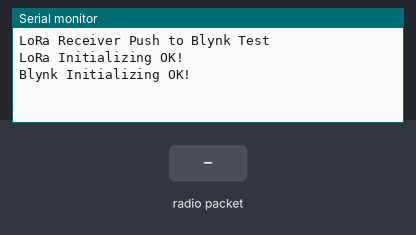
This sketch was run on a simulated ESP32. On the bench: the last lines printed to the serial monitor. The test bench sets the inputs (shaded band). WiFi joins after 1.5 s; servers stay silent unless stated; no radio packets arrive unless stated.

Above: at 3.0 s.
3.1 s: radio packet "5" arrives
At 5.3 s:
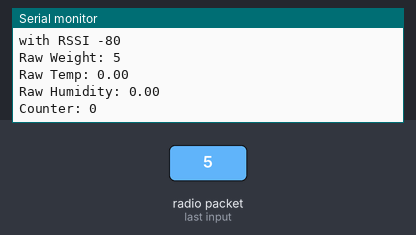
5.6 s: radio packet "90" arrives
At 6.9 s:
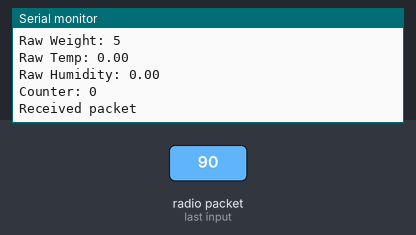

The sketch:

LoRa_Reciever_Esp32_Hx711_si7021_Blynk_Fast.ino
```cpp
/*********
  Rui Santos
  Complete project details at https://RandomNerdTutorials.com/ttgo-lora32-sx1276-arduino-ide/
*********/

//Libraries for LoRa
#include <SPI.h>
#include <LoRa.h>

//Wifi Libraries
#include <WiFi.h>
#include <WiFiClient.h>

//Blynk Library
#include <BlynkSimpleEsp32.h>

//define the pins used by the LoRa transceiver module
#define SCK 5
#define MISO 19
#define MOSI 27
#define SS 18
#define RST 14
#define DIO0 26

//Lora Band
//915E6 for North America
#define BAND 915E6

//blynk Variables
char auth[] = "rC8MTOyvwXUT8EzPTRW5ZWQyRRsuYxNB";

//Wifi Variables
char ssid[] = "Team Donut";
char pass[] = "EmmaandFred"; // set to "" for open networks

//lora Variables
String loraData;

//si7021 variables
float rawTemp;
float rawHumx;

//HX711 Variables
long rawWht;

int counter;

//create timers
BlynkTimer loraTimer;

void setup()
{
  //initialize Serial Monitor
  Serial.begin(115200);
  while (!Serial);
  Serial.println("LoRa Receiver Push to Blynk Test");

  //Setup lora pins
  SPI.begin(SCK, MISO, MOSI, SS);//SPI LoRa pins
  LoRa.setPins(SS, RST, DIO0);//setup LoRa transceiver module

  //Initialize Lora
  if (!LoRa.begin(BAND))
  {
    Serial.println("Starting LoRa failed!");
    while (1);
  }
  Serial.println("LoRa Initializing OK!");

  //Initialize Blynk
  Blynk.begin(auth, ssid, pass);
  if (!Blynk.connected())
  {
    Serial.println("Starting Blynk failed!");
    while (1);
  }
  Serial.println("Blynk Initializing OK!");

  //Initialize Timers
  loraTimer.setInterval(75, getData);
}

void loop()
{
  loraTimer.run();
  Blynk.run();
}

void getData()
{
  int packetSize = LoRa.parsePacket();
  if (packetSize)
  {
    //received a packet
    Serial.print("Received packet ");

    //read packet
    while (LoRa.available())
    {
      loraData = LoRa.readString();
      Serial.println(loraData);
    }

    int rssi = LoRa.packetRssi();
    Serial.print("with RSSI ");
    Serial.println(rssi);

    tokenizeString(loraData);

    Serial.println();
    delay(2000);

    Blynk.virtualWrite(V0, rawWht);
    Blynk.virtualWrite(V1, rawTemp);
    Blynk.virtualWrite(V2, rawHumx);
    Blynk.virtualWrite(V3, counter);
  }
}

void tokenizeString(String loraString)
{
  char strBuffer[loraString.length()+1] = "";
  loraString.toCharArray(strBuffer, loraString.length()+1); // example: "\"45.3\""
  rawWht = atoi(strtok(strBuffer, "/"));
  rawTemp = atof(strtok(NULL, "/"));
  rawHumx = atof(strtok(NULL, "/"));
  counter = atoi(strtok(NULL, "/"));

  Serial.print("Raw Weight: ");
  Serial.println(rawWht);
  Serial.print("Raw Temp: ");
  Serial.println(rawTemp);
  Serial.print("Raw Humidity: ");
  Serial.println(rawHumx);
  Serial.print("Counter: ");
  Serial.println(counter);
}
```

Measured:
- after the input at 3.1 s, the serial monitor: prints a new line at once (image 1)
